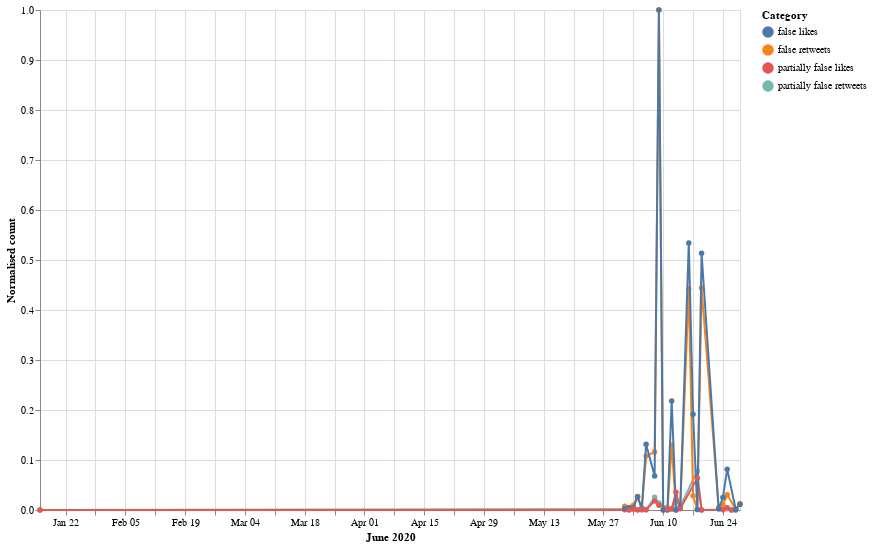

The notebook cell saved with this chart:
### Markdown cell above
## June 2020

### Code cell
start = utc.localize(datetime.datetime(2020, 6, 1))
end = utc.localize(datetime.datetime(2020, 6, 30))

index=0
dates = ["2020-06-01"] 
lista = []
retweets = [0]
likes = [0]
category = ["partially false"]
mix = ["2020-06-01 partially false"]
for element in data:
    token_id = data[index]['id_str']
    indice_csv = lista_unica_csv.index(token_id)
    token = data[index]['created_at']
    d = parse(token)
   
    if start <= d <= end:
        
        d = d.strftime('%Y-%m-%d')
        a = d + " " + lista_unica_csv[indice_csv+1].lower()
        if a in mix:
            i = mix.index(a)
            retweets[i] = retweets[i] + data[index]['retweet_count']
            likes[i] = likes[i]+ data[index]['favorite_count']
        else:
            mix.append(a)
            dates.append(d)
            retweets.append(data[index]['retweet_count'])
            likes.append(data[index]['favorite_count'])
            category.append(lista_unica_csv[indice_csv+1].lower())
        
       
    index=index+1


df_likes = pd.DataFrame(
    {'Dates': dates,
     'Likes': likes,
     'Category': category
    })
df_likes['Dates']= pd.to_datetime(df_likes['Dates'])

cl = df_likes['Category'].to_list()
cl_cat = [s + " likes" for s in cl]
df_likes['Category'] = cl_cat



df_retweets = pd.DataFrame(
    {'Dates': dates,
     'Retweets': retweets,
     'Category': category
    })
df_retweets['Dates']= pd.to_datetime(df_retweets['Dates'])
cr = df_retweets['Category'].to_list()
cr_cat = [s + " retweets" for s in cr]
df_retweets['Category'] = cr_cat



df = pd.DataFrame(
    {'Dates': dates,
     'Likes': likes,
     'Retweets': retweets,
     'Category': category
    })
df['Dates']= pd.to_datetime(df['Dates'])
df = df.sort_values(by=['Dates'], ascending=True)


df_norm = df.copy()
df_norm[['Likes', 'Retweets']] = (df_norm[['Likes', 'Retweets']] - df_norm[['Likes', 'Retweets']].min()) / (df_norm[['Likes', 'Retweets']].max() - df_norm[['Likes', 'Retweets']].min())
df_likes['Likes'] = df_norm['Likes']
df_retweets['Retweets'] = df_norm['Retweets']



c = alt.Chart(df_retweets).mark_line(point=True).encode(
    alt.X('monthdate(Dates):T', title='June 2020'),
    alt.Y('Retweets', title='Normalised count'),
    color="Category"
).properties(
    width=700,
    height=500
)


c1 = alt.Chart(df_likes).mark_line(point=True).encode(
    alt.X('monthdate(Dates):T', title='June 2020'),
    alt.Y('Likes', title='Normalised count'),
    color="Category"
).properties(
    width=700,
    height=300
)


c2 = alt.layer(c,c1)
c2

### Figure 1 — Vega-Lite specification as saved in the notebook (floating-point values rounded to 4 significant figures)
{"config": {"view": {"continuousWidth": 400, "continuousHeight": 300}}, "layer": [{"data": {"name": "data-27514412f096de3389f24c9b0fe040a6"}, "mark": {"type": "line", "point": true}, "encoding": {"color": {"type": "nominal", "field": "Category"}, "x": {"type": "temporal", "field": "Dates", "timeUnit": "monthdate", "title": "June 2020"}, "y": {"type": "quantitative", "field": "Retweets", "title": "Normalised count"}}, "height": 500, "width": 700}, {"data": {"name": "data-5d108a22b4a72d10b762db5c568b77b1"}, "mark": {"type": "line", "point": true}, "encoding": {"color": {"type": "nominal", "field": "Category"}, "x": {"type": "temporal", "field": "Dates", "timeUnit": "monthdate", "title": "June 2020"}, "y": {"type": "quantitative", "field": "Likes", "title": "Normalised count"}}, "height": 300, "width": 700}], "$schema": "https://vega.github.io/schema/vega-lite/v4.8.1.json", "datasets": {"data-27514412f096de3389f24c9b0fe040a6": [{"Dates": "2020-01-16T00:00:00", "Retweets": 0.0, "Category": "partially false retweets"}, {"Dates": "2020-06-01T00:00:00", "Retweets": 0.001376, "Category": "partially false retweets"}, {"Dates": "2020-06-04T00:00:00", "Retweets": 0.02708, "Category": "false retweets"}, {"Dates": "2020-06-06T00:00:00", "Retweets": 0.1078, "Category": "false retweets"}, {"Dates": "2020-06-08T00:00:00", "Retweets": 0.1162, "Category": "false retweets"}, {"Dates": "2020-06-08T00:00:00", "Retweets": 0.02548, "Category": "partially false retweets"}, {"Dates": "2020-06-09T00:00:00", "Retweets": 1.0, "Category": "false retweets"}, {"Dates": "2020-06-10T00:00:00", "Retweets": 3.72e-05, "Category": "false retweets"}, {"Dates": "2020-06-11T00:00:00", "Retweets": 0.0005951, "Category": "false retweets"}, {"Dates": "2020-06-11T00:00:00", "Retweets": 0.004761, "Category": "partially false retweets"}, {"Dates": "2020-06-12T00:00:00", "Retweets": 0.1296, "Category": "false retweets"}, {"Dates": "2020-06-13T00:00:00", "Retweets": 0.01707, "Category": "partially false retweets"}, {"Dates": "2020-06-14T00:00:00", "Retweets": 0.004203, "Category": "false retweets"}, {"Dates": "2020-06-14T00:00:00", "Retweets": 0.007216, "Category": "partially false retweets"}, {"Dates": "2020-06-16T00:00:00", "Retweets": 0.4424, "Category": "false retweets"}, {"Dates": "2020-06-17T00:00:00", "Retweets": 0.02793, "Category": "false retweets"}, {"Dates": "2020-06-24T00:00:00", "Retweets": 0.01053, "Category": "false retweets"}, {"Dates": "2020-06-24T00:00:00", "Retweets": 0.0009299, "Category": "partially false retweets"}, {"Dates": "2020-06-25T00:00:00", "Retweets": 0.002678, "Category": "partially false retweets"}, {"Dates": "2020-06-25T00:00:00", "Retweets": 0.03046, "Category": "false retweets"}, {"Dates": "2020-06-26T00:00:00", "Retweets": 0.0, "Category": "partially false retweets"}, {"Dates": "2020-06-01T00:00:00", "Retweets": 0.0077, "Category": "false retweets"}, {"Dates": "2020-06-02T00:00:00", "Retweets": 0.005245, "Category": "false retweets"}, {"Dates": "2020-06-02T00:00:00", "Retweets": 0.0002604, "Category": "partially false retweets"}, {"Dates": "2020-06-04T00:00:00", "Retweets": 0.0004092, "Category": "partially false retweets"}, {"Dates": "2020-06-05T00:00:00", "Retweets": 0.003906, "Category": "false retweets"}, {"Dates": "2020-06-09T00:00:00", "Retweets": 0.01395, "Category": "partially false retweets"}, {"Dates": "2020-06-23T00:00:00", "Retweets": 0.005059, "Category": "false retweets"}, {"Dates": "2020-06-03T00:00:00", "Retweets": 0.009671, "Category": "false retweets"}, {"Dates": "2020-06-03T00:00:00", "Retweets": 0.004054, "Category": "partially false retweets"}, {"Dates": "2020-06-18T00:00:00", "Retweets": 0.078, "Category": "partially false retweets"}, {"Dates": "2020-06-28T00:00:00", "Retweets": 0.01313, "Category": "false retweets"}, {"Dates": "2020-06-05T00:00:00", "Retweets": 0.0002232, "Category": "partially false retweets"}, {"Dates": "2020-06-12T00:00:00", "Retweets": 0.001711, "Category": "partially false retweets"}, {"Dates": "2020-06-27T00:00:00", "Retweets": 0.0004092, "Category": "partially false retweets"}, {"Dates": "2020-06-06T00:00:00", "Retweets": 0.0004092, "Category": "partially false retweets"}, {"Dates": "2020-06-13T00:00:00", "Retweets": 0.0001116, "Category": "false retweets"}, {"Dates": "2020-06-19T00:00:00", "Retweets": 0.0, "Category": "partially false retweets"}, {"Dates": "2020-06-18T00:00:00", "Retweets": 0.001079, "Category": "false retweets"}, {"Dates": "2020-06-19T00:00:00", "Retweets": 0.444, "Category": "false retweets"}, {"Dates": "2020-06-27T00:00:00", "Retweets": 0.001562, "Category": "false retweets"}], "data-5d108a22b4a72d10b762db5c568b77b1": [{"Dates": "2020-01-16T00:00:00", "Likes": 0.0, "Category": "partially false likes"}, {"Dates": "2020-06-01T00:00:00", "Likes": 0.000406, "Category": "partially false likes"}, {"Dates": "2020-06-04T00:00:00", "Likes": 0.02638, "Category": "false likes"}, {"Dates": "2020-06-06T00:00:00", "Likes": 0.1314, "Category": "false likes"}, {"Dates": "2020-06-08T00:00:00", "Likes": 0.06787, "Category": "false likes"}, {"Dates": "2020-06-08T00:00:00", "Likes": 0.01819, "Category": "partially false likes"}, {"Dates": "2020-06-09T00:00:00", "Likes": 1.0, "Category": "false likes"}, {"Dates": "2020-06-10T00:00:00", "Likes": 3.384e-05, "Category": "false likes"}, {"Dates": "2020-06-11T00:00:00", "Likes": 0.0001692, "Category": "false likes"}, {"Dates": "2020-06-11T00:00:00", "Likes": 0.002199, "Category": "partially false likes"}, {"Dates": "2020-06-12T00:00:00", "Likes": 0.2181, "Category": "false likes"}, {"Dates": "2020-06-13T00:00:00", "Likes": 0.03557, "Category": "partially false likes"}, {"Dates": "2020-06-14T00:00:00", "Likes": 0.004895, "Category": "false likes"}, {"Dates": "2020-06-14T00:00:00", "Likes": 0.002594, "Category": "partially false likes"}, {"Dates": "2020-06-16T00:00:00", "Likes": 0.5342, "Category": "false likes"}, {"Dates": "2020-06-17T00:00:00", "Likes": 0.1917, "Category": "false likes"}, {"Dates": "2020-06-24T00:00:00", "Likes": 0.0249, "Category": "false likes"}, {"Dates": "2020-06-24T00:00:00", "Likes": 0.0005188, "Category": "partially false likes"}, {"Dates": "2020-06-25T00:00:00", "Likes": 0.00432, "Category": "partially false likes"}, {"Dates": "2020-06-25T00:00:00", "Likes": 0.08173, "Category": "false likes"}, {"Dates": "2020-06-26T00:00:00", "Likes": 1.128e-05, "Category": "partially false likes"}, {"Dates": "2020-06-01T00:00:00", "Likes": 0.003271, "Category": "false likes"}, {"Dates": "2020-06-02T00:00:00", "Likes": 0.004478, "Category": "false likes"}, {"Dates": "2020-06-02T00:00:00", "Likes": 0.000203, "Category": "partially false likes"}, {"Dates": "2020-06-04T00:00:00", "Likes": 0.0002481, "Category": "partially false likes"}, {"Dates": "2020-06-05T00:00:00", "Likes": 0.002932, "Category": "false likes"}, {"Dates": "2020-06-09T00:00:00", "Likes": 0.009406, "Category": "partially false likes"}, {"Dates": "2020-06-23T00:00:00", "Likes": 0.001771, "Category": "false likes"}, {"Dates": "2020-06-03T00:00:00", "Likes": 0.004286, "Category": "false likes"}, {"Dates": "2020-06-03T00:00:00", "Likes": 0.001421, "Category": "partially false likes"}, {"Dates": "2020-06-18T00:00:00", "Likes": 0.06333, "Category": "partially false likes"}, {"Dates": "2020-06-28T00:00:00", "Likes": 0.01106, "Category": "false likes"}, {"Dates": "2020-06-05T00:00:00", "Likes": 0.001308, "Category": "partially false likes"}, {"Dates": "2020-06-12T00:00:00", "Likes": 0.002301, "Category": "partially false likes"}, {"Dates": "2020-06-27T00:00:00", "Likes": 0.000203, "Category": "partially false likes"}, {"Dates": "2020-06-06T00:00:00", "Likes": 0.0005527, "Category": "partially false likes"}, {"Dates": "2020-06-13T00:00:00", "Likes": 0.0001466, "Category": "false likes"}, {"Dates": "2020-06-19T00:00:00", "Likes": 2.256e-05, "Category": "partially false likes"}, {"Dates": "2020-06-18T00:00:00", "Likes": 0.0009136, "Category": "false likes"}, {"Dates": "2020-06-19T00:00:00", "Likes": 0.5134, "Category": "false likes"}, {"Dates": "2020-06-27T00:00:00", "Likes": 0.0009023, "Category": "false likes"}]}}
